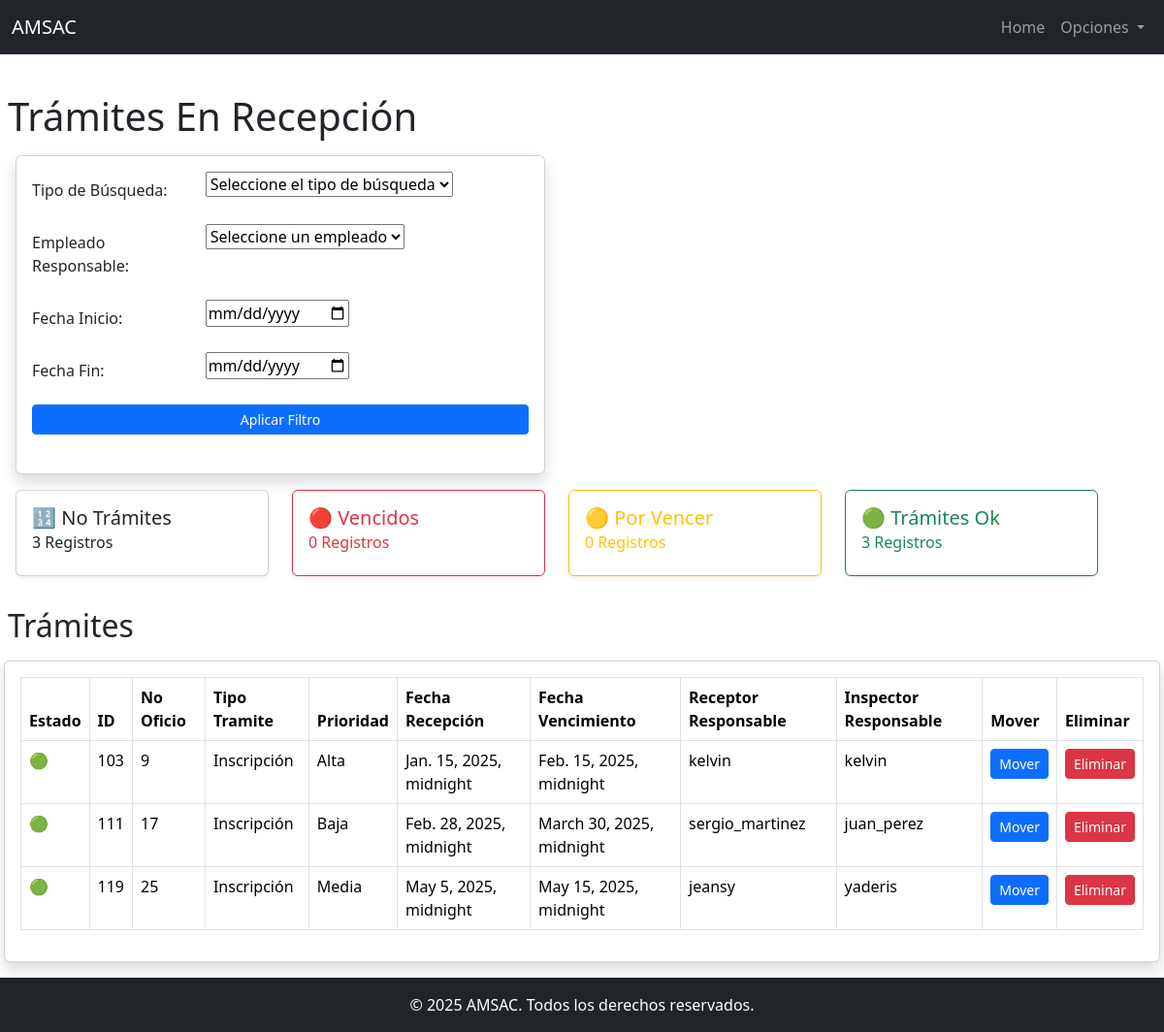
/bandeja_recepcion/ (signed in), run on the app's committed database.
### app_catastro_inmuebles_01/models.py (models this page shows, shortened)
class Tramite(models.Model):
    ESTADO_CHOICES = [
        ('Recepción', 'Recepción'),
        ('Inspección', 'Inspección'),
        ('Resolución', 'Resolución'),
        ('Finalizado', 'Finalizado'),
        ('Pendiente Subsano', 'Pendiente Subsano'),
        ('Inspección Proyecto', 'Inspección Proyecto'),
        ('Resolución Proyecto', 'Resolución Proyecto'),
    ]
    no_oficio = models.CharField(max_length=50)
    fecha_recepcion = models.DateTimeField()
    fecha_vencimiento = models.DateTimeField()
    prioridad = models.CharField(max_length=10, choices=[('alta', 'Alta'), ('media', 'Media'), ('baja', 'Baja')])
    tramite_tipo = models.CharField(max_length=20, choices=[('inscripcion', 'Inscripción'), ('desmembracion', 'Desmembración'),
                                                            ('consolidacion', 'Consolidación'), ('comprobante', 'Comprobante')])
    receptor_responsable = models.ForeignKey(Usuario, on_delete=models.SET_NULL, null=True, related_name='receptor_responsable')
    inspector_responsable = models.ForeignKey(Usuario, on_delete=models.SET_NULL, null=True, related_name='inspector_responsable')
    resultor_responsable = models.ForeignKey(Usuario, on_delete=models.SET_NULL, null=True, blank=True, related_name='resultor_responsable')
    lider_proyecto = models.ForeignKey(Usuario, on_delete=models.SET_NULL, null=True, blank=True, related_name='lider_proyecto')
    sub_lider_proyecto = models.ForeignKey(Usuario, on_delete=models.SET_NULL, null=True, blank=True, related_name='sub_lider_proyecto')
    resultor_proyecto = models.ForeignKey(Usuario, on_delete=models.SET_NULL, null=True, blank=True, related_name='resultor_proyecto')
    etapa = models.ForeignKey(Etapa, on_delete=models.CASCADE)
    fecha_movimiento = models.DateTimeField(auto_now=True)  # Fecha en que el trámite cambia de etapa
    comentarios = models.TextField(blank=True, null=True)
    delegado_a = models.ForeignKey(Usuario, on_delete=models.SET_NULL, null=True, related_name='delegado_a')

class Usuario(AbstractUser):
    ROLES = [
        ('recepcionista', 'Recepcionista'),
        ('inspector', 'Inspector'),
        ('resultor', 'Resultor'),
        ('lider_proyecto', 'Líder de Proyecto'),
        ('sub_lider_proyecto', 'Sub Líder de Proyecto'),
        ('resultor_proyecto', 'Resultor de Proyecto'),
    ]
    rol = models.CharField(max_length=20, choices=ROLES, null=True, blank=True)
    def __str__(self):
        return f"{self.username}"  # Para mostrar el rol del usuario agregar ({self.get_rol_display()})

### app_catastro_inmuebles_01/views.py (the view)
# urls.py: path('bandeja_recepcion/', views.bandeja_recepcion, name='bandeja_recepcion'),
@login_required
def bandeja_recepcion(request):
    tramites = Tramite.objects.filter(etapa__nombre="Recepción")
    inspectores = Usuario.objects.filter(rol='inspector')  # Obtener todos los inspectores disponibles
    etapas = Etapa.objects.all()
    if request.method == 'GET':
        form = FiltroTramitesForm(request.GET)
        if form.is_valid():
            tramites = form.filter_tramites(tramites)
    else:
        form = FiltroTramitesForm()
    today = timezone.now()
    warning_period = timedelta(days=5)  # Definir 5 días antes del vencimiento como "por vencer"
    tramites_vencidos = []
    tramites_por_vencer = []
    tramites_ok = []
    for tramite in tramites:
        if tramite.fecha_vencimiento < today:
            tramite.estado = 'vencido'
            tramites_vencidos.append(tramite)
        elif tramite.fecha_vencimiento <= today + warning_period:
            tramite.estado = 'por_vencer'
            tramites_por_vencer.append(tramite)
        else:
            tramite.estado = 'ok'
            tramites_ok.append(tramite)
    tramites_vencidos_count = len(tramites_vencidos)
    tramites_por_vencer_count = len(tramites_por_vencer)
    tramites_ok_count = len(tramites_ok)
    tramites_totales = tramites_vencidos_count + tramites_por_vencer_count + tramites_ok_count
    tramites_ordenados = tramites_vencidos + tramites_por_vencer + tramites_ok
    context = {
        'etapas': etapas,
        'inspectores': inspectores,
        'tramites': tramites_ordenados,
        'tramites_vencidos_count': tramites_vencidos_count,
        'tramites_por_vencer_count': tramites_por_vencer_count,
        'tramites_ok_count': tramites_ok_count,
        'tramites_totales': tramites_totales,
        'form': form,
    }
    return render(request, 'app_catastro_inmuebles_01/bandeja_recepcion.html', context)

### app_catastro_inmuebles_01/forms.py (called while the page is built, shortened)
    def filter_tramites(self, queryset):
        tipo_busqueda = self.cleaned_data.get('tipo_busqueda')
        empleado_id = self.cleaned_data.get('empleado')
        fecha_inicio = self.cleaned_data.get('fecha_inicio')
        fecha_fin = self.cleaned_data.get('fecha_fin')
        if fecha_inicio:
            queryset = queryset.filter(fecha_vencimiento__gte=fecha_inicio)
        if fecha_fin:
            queryset = queryset.filter(fecha_vencimiento__lte=fecha_fin)
        return queryset

### app_catastro_inmuebles_01/templates/app_catastro_inmuebles_01/bandeja_recepcion.html (shortened to what this page needs)
{% extends 'base.html' %}
{% block content %}
    <h1 class="ms-2">Trámites En Recepción</h1>
    <div class="container mb-3 mt-3 ms-1 me-1">
        <div class="row">
            <div class="col-12 col-md-6">
                <div class="card shadow">
                    <div class="card-body">
                        <form method="GET" class="mb-4">
                            <div class="mb-3">
                                {% for field in form %}
                                    <div class="row mb-3">
                                        <label class="col-sm-4 col-form-label">{{ field.label_tag }}</label>
                                        <div class="col-sm-8">
                                            {{ field }}
                                        </div>
                                    </div>
                                {% endfor %}
                            </div>
                            <div class="d-grid">
                                <button type="submit" class="btn btn-primary btn-sm">Aplicar Filtro</button>
                            </div>
                        </form>
                    </div>
                </div>
            </div>
        </div>
    </div>
    <div class="container mb-3 mt-3 ms-1 me-1">
        <div class="row">
            <div class="col-12 col-md-3 mb-3">
                <div class="card shadow-sm ">
                    <div class="card-body">
                        <h5 class="card-title">
                            <span>🔢</span> No Trámites
                        </h5>
                        <h6 class="card-subtitle mb-2 font-weight-bold">
                            {{ tramites_totales }} Registros
                        </h6>
                    </div>
                </div>
            </div>
            <div class="col-12 col-md-3 mb-3">
                <div class="card shadow-sm border-danger">
                    <div class="card-body">
                        <h5 class="card-title text-danger">
                            <span>🔴</span> Vencidos
                        </h5>
                        <h6 class="card-subtitle mb-2 text-danger font-weight-bold">
                            {{ tramites_vencidos_count }} Registros
                        </h6>
                    </div>
                </div>
            </div>
            <div class="col-12 col-md-3 mb-3">
                <div class="card shadow-sm border-warning">
                    <div class="card-body">
                        <h5 class="card-title text-warning">
                            <span>🟡</span> Por Vencer
                        </h5>
                        <h6 class="card-subtitle mb-2 text-warning font-weight-bold">
                            {{ tramites_por_vencer_count }} Registros
                        </h6>
                    </div>
                </div>
            </div>
            <div class="col-12 col-md-3 mb-3">
                <div class="card shadow-sm border-success">
                    <div class="card-body">
                        <h5 class="card-title text-success">
                            <span>🟢</span> Trámites Ok
                        </h5>
                        <h6 class="card-subtitle mb-2 text-success font-weight-bold">
                            {{ tramites_ok_count }} Registros
                        </h6>
                    </div>
                </div>
            </div>
        </div>
    </div>
    <h2 class="ms-2">Trámites</h2>
    <div class="Container mb-3 mt-3 ms-1 me-1">
        <div class="card shadow">
            <div class="card-body">
                <table class="table table-bordered">
                    <thead>
                        <tr>
                            <th scope="col">Estado</th>
                            <th scope="col">ID</th>
                            <th scope="col">No Oficio</th>
                            <th scope="col">Tipo Tramite</th>
                            <th scope="col">Prioridad</th>
                            <th scope="col">Fecha Recepción</th>
                            <th scope="col">Fecha Vencimiento</th>
                            <th scope="col">Receptor Responsable</th>
                            <th scope="col">Inspector Responsable</th>
                            <th scope="col">Mover</th>
                            <th scope="col">Eliminar</th>
                        </tr>
                    </thead>
                    <tbody>
                        {% for tramite in tramites %}
                            <tr>
                                <td>
                                    {% if tramite.estado == 'vencido' %}
                                        🔴
                                    {% elif tramite.estado == 'por_vencer' %}
                                        🟡
                                    {% elif tramite.estado == 'ok' %}
                                        🟢
                                    {% endif %}
                                </td>
                                <td>{{ tramite.id }}</td>
                                <td>{{ tramite.no_oficio }}</td>
                                <td>{{ tramite.tramite_tipo }}</td>
                                <td>{{ tramite.prioridad }}</td>
                                <td>{{ tramite.fecha_recepcion }}</td>
                                <td>{{ tramite.fecha_vencimiento }}</td>
                                <td>{{ tramite.receptor_responsable }}</td>
                                <td>{{ tramite.inspector_responsable }}</td>
                                <td>
                                    <button class="btn btn-primary btn-sm" data-bs-toggle="modal" data-bs-target="#modal{{ tramite.id }}">Mover</button>
                                </td>
                                <td><button class="btn btn-danger btn-sm">Eliminar</button></td>
                            </tr>
                        {% endfor %}
                    </tbody>
                </table>
            </div>
        </div>
    </div>
{% endblock %}

### data on the page
Tramite: id "103", no_oficio "9", tramite_tipo "Inscripción", prioridad "Alta", fecha_recepcion "Jan. 15, 2025, midnight", fecha_vencimiento "Feb. 15, 2025, midnight", receptor_responsable "kelvin", inspector_responsable "kelvin"
Tramite: id "111", no_oficio "17", tramite_tipo "Inscripción", prioridad "Baja", fecha_recepcion "Feb. 28, 2025, midnight", fecha_vencimiento "March 30, 2025, midnight", receptor_responsable "sergio_martinez", inspector_responsable "juan_perez"
Tramite: id "119", no_oficio "25", tramite_tipo "Inscripción", prioridad "Media", fecha_recepcion "May 5, 2025, midnight", fecha_vencimiento "May 15, 2025, midnight", receptor_responsable "jeansy", inspector_responsable "yaderis"

### other printed values
{{ field.label_tag }} "Tipo de Búsqueda:" "Empleado Responsable:" "Fecha Inicio:" "Fecha Fin:"
{{ tramites_totales }} "3"
{{ tramites_vencidos_count }} "0"
{{ tramites_por_vencer_count }} "0"
{{ tramites_ok_count }} "3"
